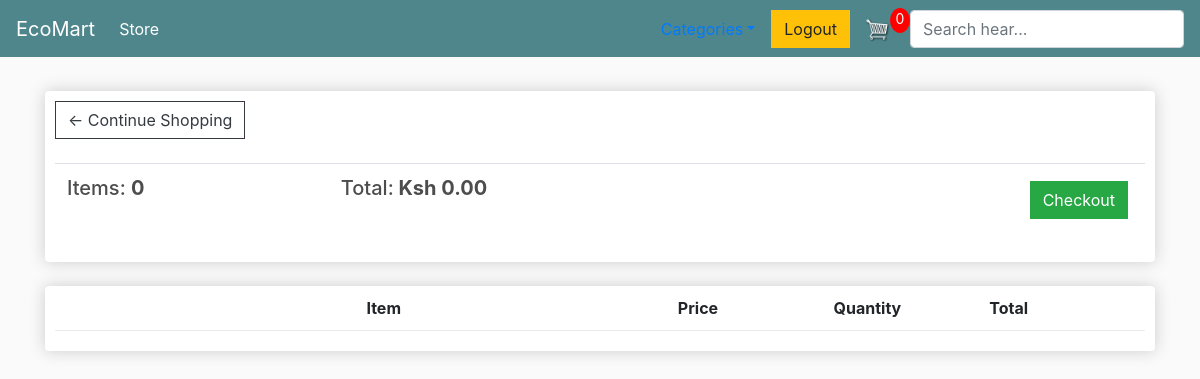
/cart/ (signed in), run on an earlier commit of the app's database.
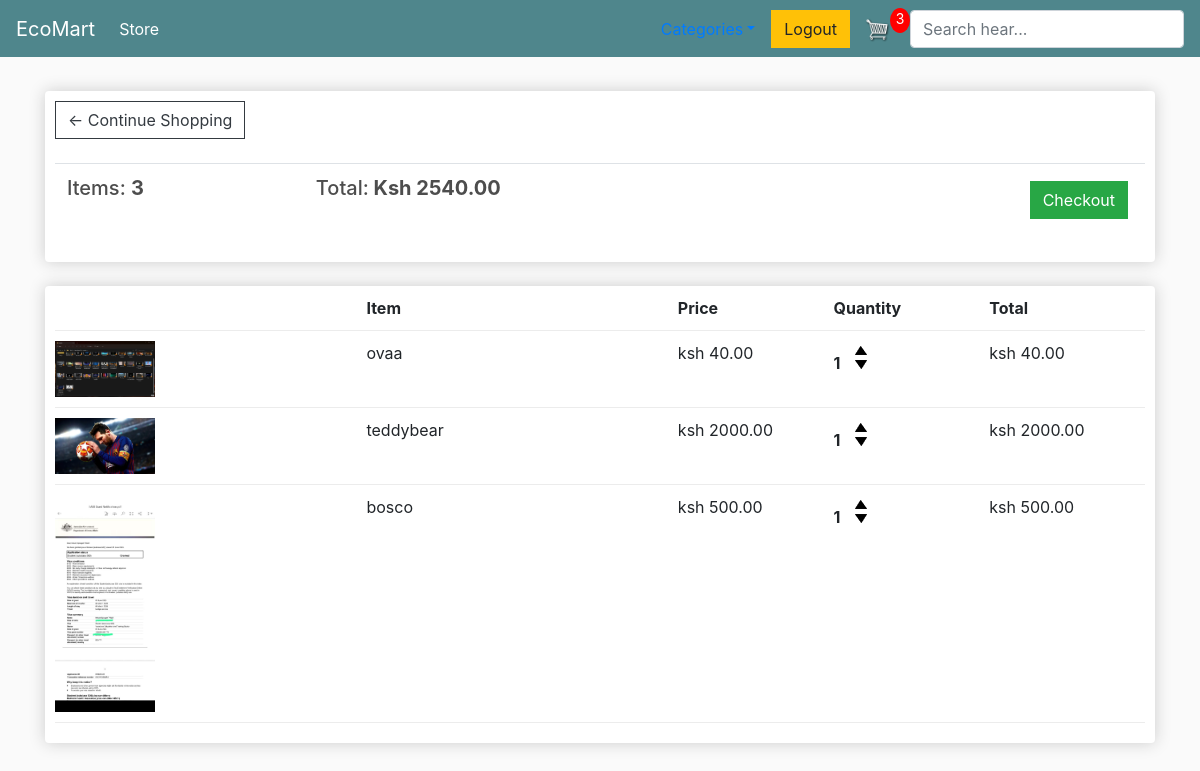
And on a later commit of the database.
### store/models.py (models this page shows, shortened)
class Order(models.Model):
    customer = models.ForeignKey(Customer,on_delete= models.SET_NULL,null=True, blank=True)
    date_ordered = models.DateTimeField(auto_now_add=True)
    complete = models.BooleanField(default=False,null=True, blank=False)
    transaction_id = models.CharField(max_length=200, null=True)
    @property
    def get_cart_total(self):
        orderitems = self.orderitem_set.all()
        total = sum([item.get_total for item in orderitems])
        return total
    @property
    def get_cart_items(self):
        orderitems = self.orderitem_set.all()
        total = sum([item.quantity for item in orderitems])
        return total

class OrderItem(models.Model):
    product = models.ForeignKey(Product,on_delete= models.SET_NULL,null=True, blank=True)
    order = models.ForeignKey(Order,on_delete= models.SET_NULL,null=True, blank=True)
    quantity = models.IntegerField(default=0,null=True,blank=False)
    date_added = models.DateTimeField(auto_now_add=True)
    @property
    def get_total(self):
        total = self.product.price * self.quantity
        return total

class Product(models.Model):
    name = models.CharField(max_length=200,null=True)
    category = models.ForeignKey(Category,related_name='products',on_delete=models.CASCADE)
    price = models.DecimalField(max_digits=7, decimal_places=2)
    digital = models.BooleanField(default=False,null=True, blank=False)
    image = models.ImageField(null=True,blank=True)
    @property
    def imageURL(self):
        try:
            url = self.image.url
        except:
            url = ''
        return url

### store/views.py (the view)
# urls.py: path('cart/',views.cart,name='cart'),
def cart(request):
    data = cartData(request)
    cartItems = data['cartItems']
    order = data['order']
    items = data['items']
    context= {'items':items, 'order':order,'cartItems':cartItems}
    return render(request,'store/cart.html',context)

### store/utils.py (called while the page is built)
def cartData(request):
    if request.user.is_authenticated:
        customer = request.user.customer
        order, created = Order.objects.get_or_create(customer=customer,complete=False)
        items = order.orderitem_set.all()
        cartItems = order.get_cart_items
    else:
        cookieData = cookieCart(request)
        cartItems = cookieData['cartItems']
        order = cookieData['order']
        items = cookieData['items']
    return {'cartItems': cartItems, 'order':order,'items':items}

### templates/store/cart.html
{% extends 'store/main.html' %}
{% load static %}
{% block content %}
	<div class="row">
		<div class="col-lg-12">
			<div class="box-element">
				<a  class="btn btn-outline-dark" href="{% url 'Store:home' %}">&#x2190; Continue Shopping</a>
				<br>
				<br>
				<table class="table">
					<tr>
						<th><h5>Items: <strong>{{order.get_cart_items}}</strong></h5></th>
						<th><h5>Total:<strong> Ksh {{order.get_cart_total|floatformat:2}}</strong></h5></th>
						<th>
							<a  style="float:right; margin:5px;" class="btn btn-success" href="{% url 'Store:checkout' %}">Checkout</a>
						</th>
					</tr>
				</table>
			</div>
			<br>
			<div class="box-element">
				<div class="cart-row">
					<div style="flex:2"></div>
					<div style="flex:2"><strong>Item</strong></div>
					<div style="flex:1"><strong>Price</strong></div>
					<div style="flex:1"><strong>Quantity</strong></div>
					<div style="flex:1"><strong>Total</strong></div>
				</div>
				{% for item in items %}
				<div class="cart-row">
					<div style="flex:2"><img class="row-image" src="{{item.product.imageURL}}"></div>
					<div style="flex:2"><p>{{item.product.name}}</p></div>
					<div style="flex:1"><p>ksh {{item.product.price|floatformat:2}}</p></div>
					<div style="flex:1">
						<p class="quantity">{{item.quantity}}</p>
						<div class="quantity">
							<img data-product="{{item.product.id}}" data-action="add" class="chg-quantity update-cart" src="{% static  'images/arrow-up.png' %}">
							<img data-product="{{item.product.id}}" data-action="remove" class="chg-quantity update-cart" src="{% static  'images/arrow-down.png' %}">
						</div>
					</div>
					<div style="flex:1"><p>ksh {{item.get_total|floatformat:2}}</p></div>
				</div>
				{% endfor %}
			</div>
		</div>
	</div>
{% endblock content %}

What changed in the data, as far as the page shows it:
computed for Order: get_cart_items "0" → "3"; get_cart_total "0.00" → "2540.00"
added OrderItem: product.imageURL (picture), product.name "ovaa", product.price "40.00", quantity "1", get_total "40.00"
added OrderItem: product.imageURL (picture), product.name "teddybear", product.price "2000.00", quantity "1", get_total "2000.00"
added OrderItem: product.imageURL (picture), product.name "bosco", product.price "500.00", quantity "1", get_total "500.00"
Also different on the page:
{{ cartItems }}: "0" → "3"
